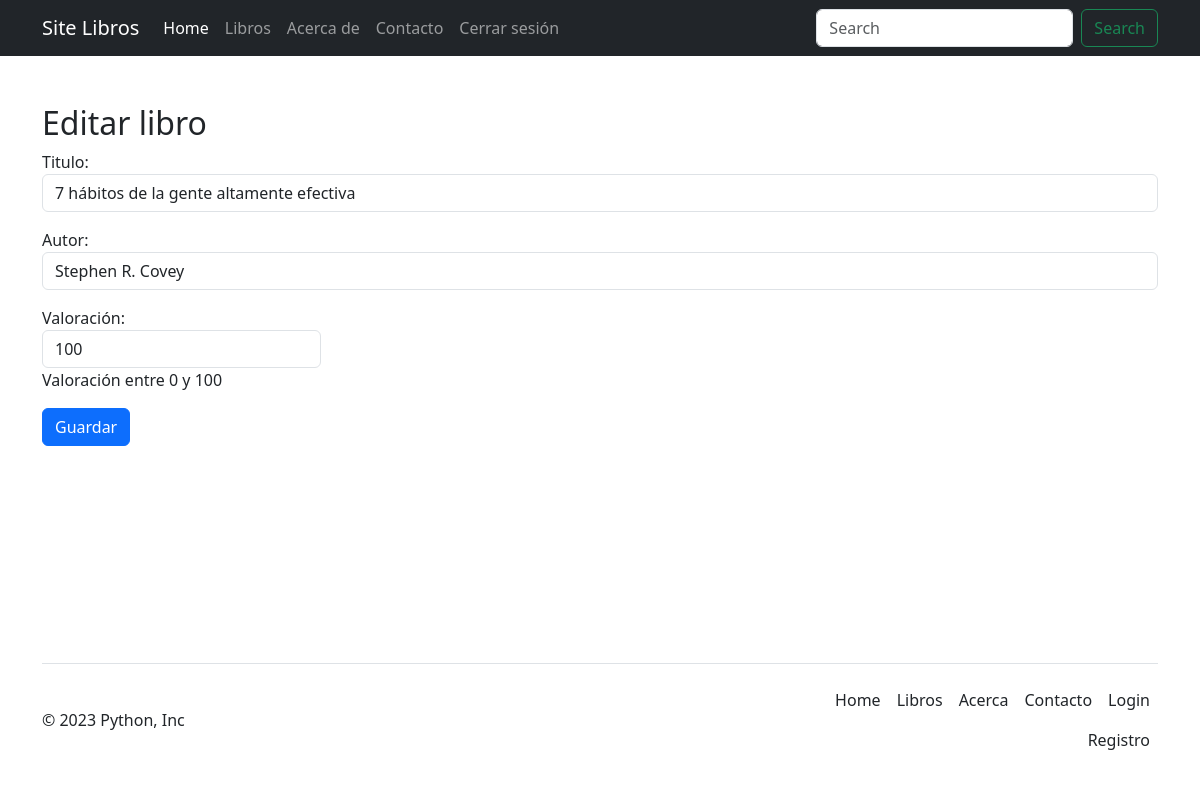
The page /editar_libro/4 (signed in) on the database its author committed.
### book/models.py (models this page shows)
class Book(models.Model):
    titulo = models.CharField(max_length=100)  # titulo VARCHAR(100)
    autor = models.CharField(max_length=100)  # autor VARCHAR(100)
    valoracion = models.IntegerField(help_text='Valoración entre 0 y 100')  # valoracion INT
    class Meta:
        permissions = [
            ('development', 'Permiso como Desarrollador'),
            ('scrum_master', 'Permiso como scrum_master'),
            ('product_owner', 'Permiso como Product_Owner')
        ]

### book/views.py (the view)
# urls.py: path('editar_libro/<int:libro_id>', editar_libro, name='editar_libro'),  # registrando ruta para editar libro
@login_required
def editar_libro(request, libro_id):
    book = get_object_or_404(Book, id=libro_id)  # obtener libro en la db mediante el id
    if request.method == 'POST':
        form = BookForm(request.POST, instance=book)
        if form.is_valid():
            form.save()
            messages.success(request, 'Libro editado éxitosamente')
            return redirect('lista_libros')
        else:
            messages.error(request, 'Módifica los datos de ingreso')
            return HttpResponseRedirect(reverse('editar_libro', args=[libro_id]))
    else:
        form = BookForm(instance=book)
        return render(request, 'editar_libro.html', {'form': form, 'libro_id': libro_id})

### book/forms.py
class BookForm(forms.ModelForm):
    valoracion = forms.IntegerField(  # se sobreescribe del modelo el tipo de dato
        label='Valoración',  # label a mostrar en el input
        widget=forms.NumberInput(attrs={'class': 'form-control w-25'}),  # widgets de configuracion para los atributos del campo
        help_text='Valoración entre 0 y 100',  # texto de ayuda a mostrar, se sobreescribe del modelo
        validators=[MinValueValidator(0), MaxValueValidator(100)]  # validaciones para el campo o input de ingreso
    )
    class Meta:  # clase meta para establecer las caracteristicas del formulario BookForm
        model = Book  # modelo al que pertenece el formulario
        fields = ['titulo', 'autor', 'valoracion']  # campos que llevara el formulario
        labels = {
            'titulo': 'Titulo',  # el atributo del objeto es el key y el value es el label
            'autor': 'Autor'
        }
        widgets = {  # caracteristicas de los campos a mostrar en el formulario
            'titulo': forms.TextInput(attrs={'class': 'form-control w-100'}),
            'autor': forms.TextInput(attrs={'class': 'form-control w-100'}),
        }

### book/templates/editar_libro.html (shortened to what this page needs)
{% extends 'layout.html' %}
{% load bootstrap5 %}
{% block content %}
<section class="container mt-5">
  <h2>Editar libro</h2>
  <form method="post" action="{% url 'editar_libro' libro_id=libro_id %}">
    {{ form.as_p }}
    <input type="submit" class="btn btn-primary" value="Guardar">
  </form>
</section>
{% endblock %}

### rows shown on the page
Book: titulo "7 hábitos de la gente altamente efectiva", autor "Stephen R. Covey", valoracion "100"
